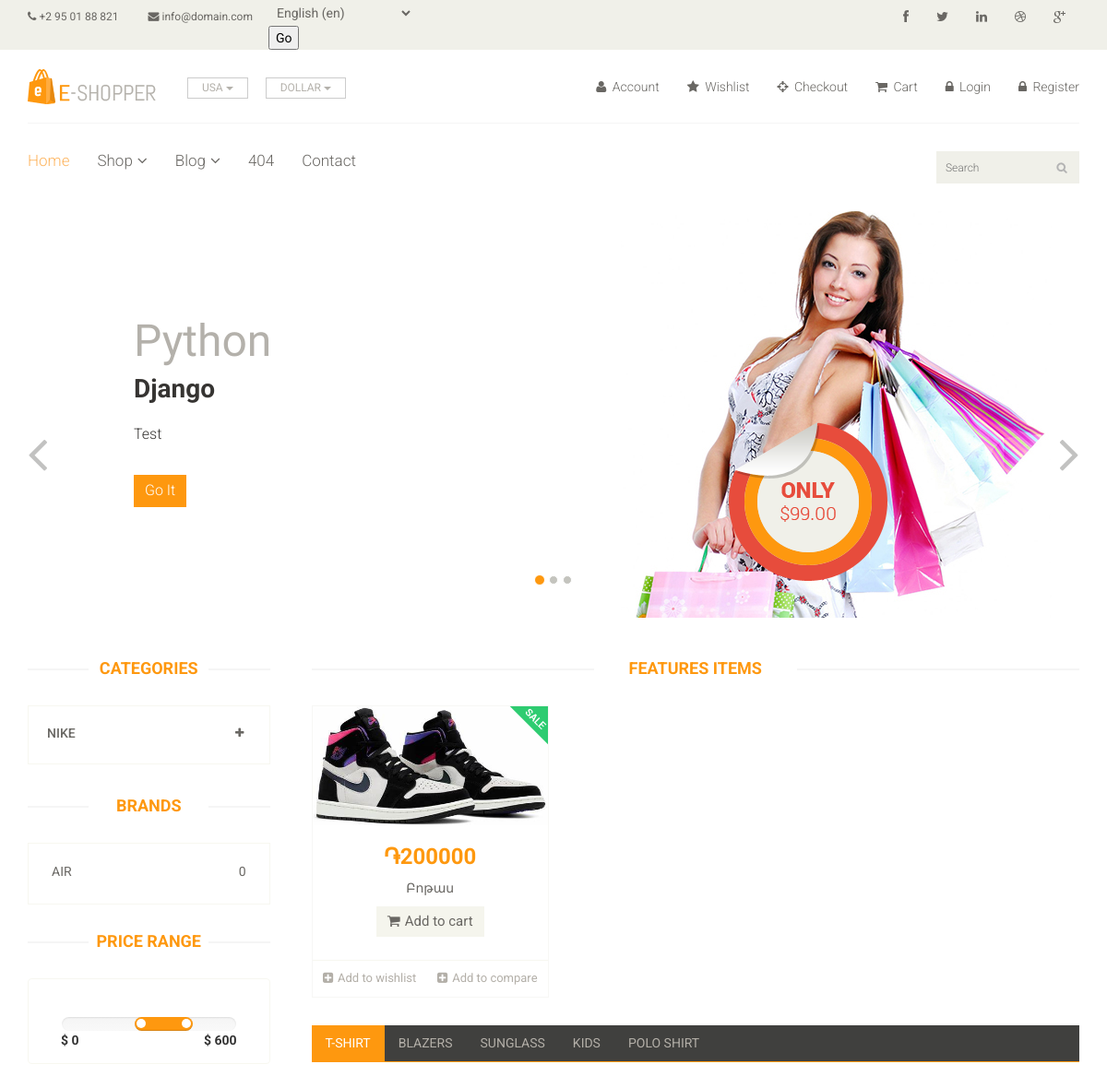
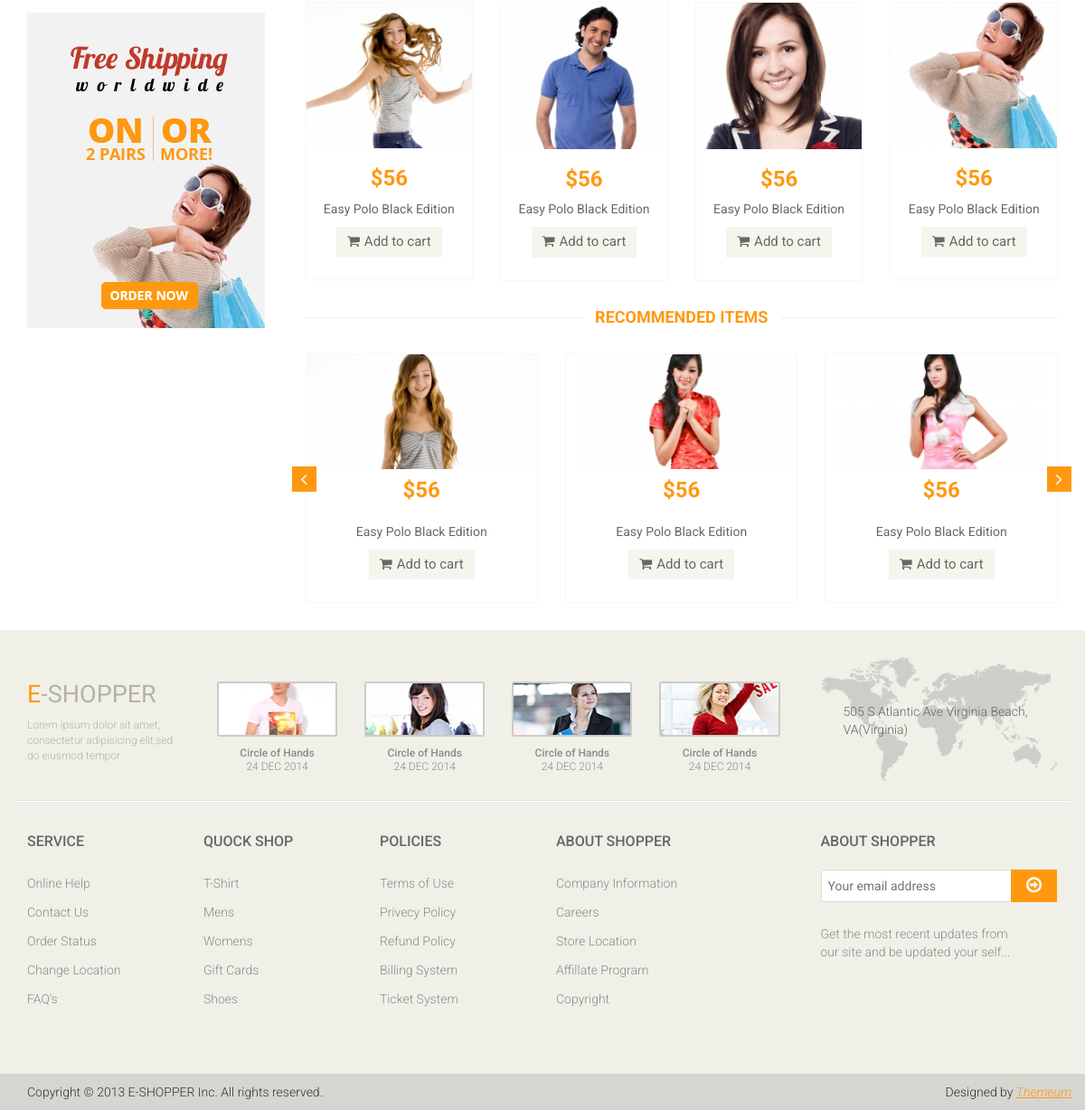
The page / on the database its author committed (2 pictures, top to bottom).
### main/models.py (models this page shows, shortened)
class HomeSliderActive(models.Model):
    name1 = models.CharField('SliderActive name1', max_length=30)
    name2 = models.CharField('SliderActive name2', max_length=30)
    text = models.TextField('SliderActive text')
    button_name = models.CharField('SliderActive button name', max_length=20)
    img1 = models.ImageField('SliderActive image1', upload_to='media')
    img2 = models.ImageField('SliderActive image2', upload_to='media')
    class Meta:
        verbose_name = 'HomeSliderActive'
        verbose_name_plural = 'HomeSlidersActive'

class ForZhenya(models.Model):
    name = models.CharField('ForZhenya', max_length=40)

class Category(models.Model):
    name = models.CharField('Category name', max_length=30)
    class Meta:
        verbose_name = 'Category'
        verbose_name_plural = 'Categories'

class SubCategory(models.Model):
    category = models.ForeignKey(Category, on_delete=models.CASCADE, related_name='categ')
    name = models.CharField('SubCategory name', max_length=30)
    class Meta:
        verbose_name = 'SubCategory'
        verbose_name_plural = 'SubCategories'

class Product(models.Model):
    TYPE_CHOICES = [
        ('₽', 'Russian'),
        ('֏', 'Armenian'),
        ('$', 'American'),
]
    name = models.CharField('Product name', max_length=30)
    img = models.ImageField('Product image', upload_to='media')
    price = models.IntegerField('Product price')
    type_of_money = models.CharField('Type price name', choices=TYPE_CHOICES, max_length=60)
    addition = models.ImageField('Product addition', upload_to='media', blank=True)
    addition_bool = models.BooleanField('Press and key for show')
    class Meta:
        verbose_name = 'Product'
        verbose_name_plural = 'Products'

### main/views.py (the view)
# urls.py: path('', views.HomeListView.as_view(), name='home'),
class HomeListView(ListView):
    template_name = 'main/index.html'
    def get(self, request):
        for_zhenya_name = ForZhenya.objects.all()[0]
        tertox = HomeSliderActive.objects.all()[0]
        tertvox = HomeSlider.objects.all()
        category_list = Category.objects.all().order_by('name')
        product_list = Product.objects.all()
        brand_list = SubCategory.objects.all()
        return render(request, self.template_name, context={
            'tertox':tertox,
            'tertvox':tertvox,
            'category_list':category_list,
            'product_list':product_list,
            'brand_list':brand_list,
            'for_zhenya_name':for_zhenya_name
        })

### main/templates/main/index.html (shortened to what this page needs)
{% extends 'main/base.html' %}
{% block body %}
	<section id="slider">
		<div class="container">
			<div class="row">
				<div class="col-sm-12">
					<div id="slider-carousel" class="carousel slide" data-ride="carousel">
						<ol class="carousel-indicators">
							<li data-target="#slider-carousel" data-slide-to="0" class="active"></li>
							<li data-target="#slider-carousel" data-slide-to="1"></li>
							<li data-target="#slider-carousel" data-slide-to="2"></li>
						</ol>
						<div class="carousel-inner">
							<div class="item active">
								<div class="col-sm-6">
									<h1>{{ tertox.name1 }}</h1>
									<h2>{{ tertox.name2 }}</h2>
									<p>{{ tertox.text }}</p>
									<button type="button" class="btn btn-default get">{{ tertox.button_name }}</button>
								</div>
								<div class="col-sm-6">
									<img src="{{ tertox.img1.url }}" class="girl img-responsive" alt="" />
									<img src="{{ tertox.img2.url }}"  class="pricing" alt="" />
								</div>
							</div>
						</div>
						<a href="#slider-carousel" class="left control-carousel hidden-xs" data-slide="prev">
							<i class="fa fa-angle-left"></i>
						</a>
						<a href="#slider-carousel" class="right control-carousel hidden-xs" data-slide="next">
							<i class="fa fa-angle-right"></i>
						</a>
					</div>
				</div>
			</div>
		</div>
	</section>
	<section>
		<div class="container">
			<div class="row">
				{% include 'inc/category.html' %}
				<div class="col-sm-9 padding-right">
					<div class="features_items">
						<h2 class="title text-center">Features Items</h2>
						{% for i in product_list %}
						<div class="col-sm-4">
							<div class="product-image-wrapper">
								<div class="single-products">
										<div class="productinfo text-center">
											<img src="{{ i.img.url }}" alt="" />
											<h2>{{ i.type_of_money }}{{ i.price }}</h2>
											<p>{{ i.name }}</p>
											<a href="#" class="btn btn-default add-to-cart"><i class="fa fa-shopping-cart"></i>Add to cart</a>
										</div>
										<div class="product-overlay">
											<div class="overlay-content">
											</div>
										</div>
										{% if i.addition_bool %}
											<img src="{{ i.addition.url }}" class="new" alt="1" />
										{% endif %}
								</div>
								<div class="choose">
									<ul class="nav nav-pills nav-justified">
										<li><a href="#"><i class="fa fa-plus-square"></i>Add to wishlist</a></li>
										<li><a href="#"><i class="fa fa-plus-square"></i>Add to compare</a></li>
									</ul>
								</div>
							</div>
						</div>
						{% endfor %}
					</div>
					<div class="category-tab">
						<div class="col-sm-12">
							<ul class="nav nav-tabs">
								<li class="active"><a href="#tshirt" data-toggle="tab">T-Shirt</a></li>
								<li><a href="#blazers" data-toggle="tab">Blazers</a></li>
								<li><a href="#sunglass" data-toggle="tab">Sunglass</a></li>
								<li><a href="#kids" data-toggle="tab">Kids</a></li>
								<li><a href="#poloshirt" data-toggle="tab">Polo shirt</a></li>
							</ul>
						</div>
						<div class="tab-content">
							<div class="tab-pane fade active in" id="tshirt" >
								<div class="col-sm-3">
									<div class="product-image-wrapper">
										<div class="single-products">
											<div class="productinfo text-center">
												<img src="images/home/gallery1.jpg" alt="" />
												<h2>$56</h2>
												<p>Easy Polo Black Edition</p>
												<a href="#" class="btn btn-default add-to-cart"><i class="fa fa-shopping-cart"></i>Add to cart</a>
											</div>
										</div>
									</div>
								</div>
								<div class="col-sm-3">
									<div class="product-image-wrapper">
										<div class="single-products">
											<div class="productinfo text-center">
												<img src="images/home/gallery2.jpg" alt="" />
												<h2>$56</h2>
												<p>Easy Polo Black Edition</p>
												<a href="#" class="btn btn-default add-to-cart"><i class="fa fa-shopping-cart"></i>Add to cart</a>
											</div>
										</div>
									</div>
								</div>
								<div class="col-sm-3">
									<div class="product-image-wrapper">
										<div class="single-products">
											<div class="productinfo text-center">
												<img src="images/home/gallery3.jpg" alt="" />
												<h2>$56</h2>
												<p>Easy Polo Black Edition</p>
												<a href="#" class="btn btn-default add-to-cart"><i class="fa fa-shopping-cart"></i>Add to cart</a>
											</div>
										</div>
									</div>
								</div>
								<div class="col-sm-3">
									<div class="product-image-wrapper">
										<div class="single-products">
											<div class="productinfo text-center">
												<img src="images/home/gallery4.jpg" alt="" />
												<h2>$56</h2>
												<p>Easy Polo Black Edition</p>
												<a href="#" class="btn btn-default add-to-cart"><i class="fa fa-shopping-cart"></i>Add to cart</a>
											</div>
										</div>
									</div>
								</div>
							</div>
						</div>
					</div>
					<div class="recommended_items">
						<h2 class="title text-center">recommended items</h2>
						<div id="recommended-item-carousel" class="carousel slide" data-ride="carousel">
							<div class="carousel-inner">
								<div class="item active">
									<div class="col-sm-4">
										<div class="product-image-wrapper">
											<div class="single-products">
												<div class="productinfo text-center">
													<img src="images/home/recommend1.jpg" alt="" />
													<h2>$56</h2>
													<p>Easy Polo Black Edition</p>
													<a href="#" class="btn btn-default add-to-cart"><i class="fa fa-shopping-cart"></i>Add to cart</a>
												</div>
											</div>
										</div>
									</div>
									<div class="col-sm-4">
										<div class="product-image-wrapper">
											<div class="single-products">
												<div class="productinfo text-center">
													<img src="images/home/recommend2.jpg" alt="" />
													<h2>$56</h2>
													<p>Easy Polo Black Edition</p>
													<a href="#" class="btn btn-default add-to-cart"><i class="fa fa-shopping-cart"></i>Add to cart</a>
												</div>
											</div>
										</div>
									</div>
									<div class="col-sm-4">
										<div class="product-image-wrapper">
											<div class="single-products">
												<div class="productinfo text-center">
													<img src="images/home/recommend3.jpg" alt="" />
													<h2>$56</h2>
													<p>Easy Polo Black Edition</p>
													<a href="#" class="btn btn-default add-to-cart"><i class="fa fa-shopping-cart"></i>Add to cart</a>
												</div>
											</div>
										</div>
									</div>
								</div>
							</div>
							 <a class="left recommended-item-control" href="#recommended-item-carousel" data-slide="prev">
								<i class="fa fa-angle-left"></i>
							  </a>
							  <a class="right recommended-item-control" href="#recommended-item-carousel" data-slide="next">
								<i class="fa fa-angle-right"></i>
							  </a>
						</div>
					</div>
				</div>
			</div>
		</div>
	</section>
{% endblock %}

### main/templates/inc/category.html (shortened to what this page needs)
<div class="col-sm-3">
    <div class="left-sidebar">
        <h2>{{ for_zhenya_name.name }}</h2>
        <div class="panel-group category-products" id="accordian">
            {% for i in category_list %}
            <div class="panel panel-default">
                <div class="panel-heading">
                    <h4 class="panel-title">
                        <a data-toggle="collapse" data-parent="#accordian" href="#{{ i.id }}">
                            <span class="badge pull-right"><i class="fa fa-plus"></i></span>
                            {{ i.name }}
                        </a>
                    </h4>
                </div>
            </div>
            {% endfor %}
        </div>
        <div class="brands_products">
            <h2>Brands</h2>
            <div class="brands-name">
                <ul class="nav nav-pills nav-stacked">
                    {% for i in brand_list %}
                        <li><a href="{% url 'shop' i.id %}"> <span class="pull-right">{{ i.subcateg.count }}</span>{{ i.name }}</a></li>
                    {% endfor %}
                </ul>
            </div>
        </div>
        <div class="price-range">
            <h2>Price Range</h2>
            <div class="well text-center">
                 <input type="text" class="span2" value="" data-slider-min="0" data-slider-max="600" data-slider-step="5" data-slider-value="[250,450]" id="sl2" ><br />
                 <b class="pull-left">$ 0</b> <b class="pull-right">$ 600</b>
            </div>
        </div>
        <div class="shipping text-center">
            <img src="images/home/shipping.jpg" alt="" />
        </div>
    </div>
</div>

### rows shown on the page
HomeSliderActive: name1 "Python", name2 "Django", text "Test", button_name "Go It", img1 (picture), img2 (picture)
ForZhenya: name "CATEGORIES"
Category: name "NIKE"
SubCategory: subcateg.count "0", name "AIR"
Product: img (picture), type_of_money "֏", price "200000", name "Բոթաս", addition (picture)

### other values the page prints
form field language "English (en)"
